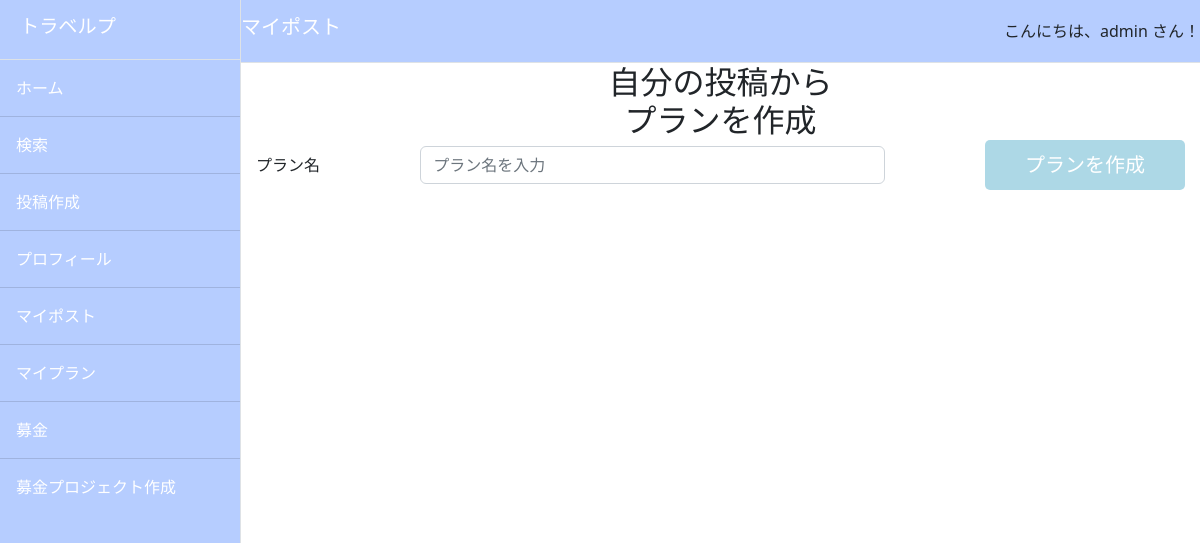
Page /mypost/ (signed in) on the earlier database version.
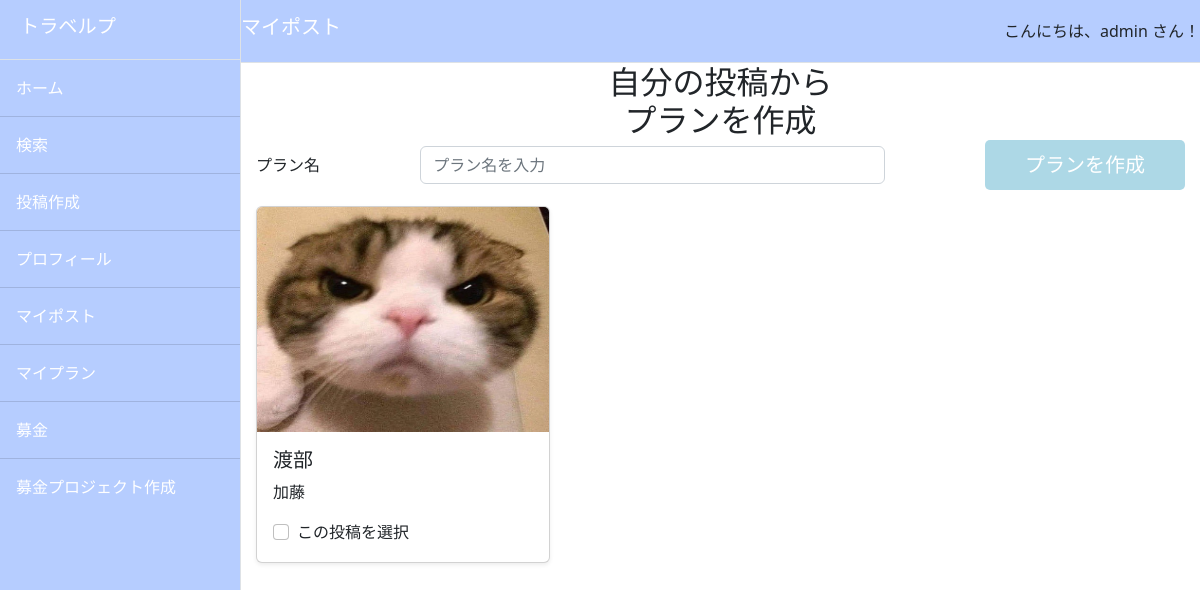
Same page on the later database version.
### travelp/models.py (models this page shows, shortened)
class Post(models.Model):
    user = models.ForeignKey(CustomUser, on_delete=models.SET_NULL, null=True, blank=True)
    title = models.CharField(max_length=200)
    comment = models.TextField()
    created_at = models.DateTimeField(auto_now_add=True)
    caption = models.TextField(verbose_name='場所', blank=True)
    latitude = models.DecimalField(max_digits=9, decimal_places=6, null=True, blank=True)  # 緯度
    longitude = models.DecimalField(max_digits=9, decimal_places=6, null=True, blank=True)  # 経度
    fundraising = models.ForeignKey(Fundraising, null=True, blank=True, on_delete=models.SET_NULL)

class PostImage(models.Model):
    post = models.ForeignKey(Post, related_name='images', on_delete=models.CASCADE)
    image = models.ImageField(upload_to='photos')

### travelp/views.py (the view, shortened to what this page needs)
# urls.py: path('mypost/', views.mypost, name='mypost'),
@login_required
def mypost(request):
    posts = Post.objects.filter(user=request.user).order_by('-created_at')  # 自分の投稿を新しい順で取得
    return render(request, 'mypost.html', {'posts': posts})

### travelp/templates/mypost.html (shortened to what this page needs)
{% extends 'base.html' %}
{% load static %}
{% block header %}マイポスト{% endblock %}
{% block content %}
    <h2 style="width: 80%; margin: 0 auto; text-align: center;">自分の投稿から<br>プランを作成</h2>
    <form id="plan-form" method="POST" action="{% url 'travelp:mypost' %}">
      <div class="mb-3 d-flex align-items-center justify-content-between">
        <label for="plan_name" class="form-label mb-0">プラン名</label>
        <input type="text" id="plan_name" name="plan_name" class="form-control" style="width: 50%;" placeholder="プラン名を入力" required>
        <button type="submit" class="button">プランを作成</button>
      </div>
      <div class="row g-4">
        {% for post in posts %}
          <div class="col-12 col-sm-6 col-md-4">
            <div class="card shadow-sm">
              <img src="{{ post.images.first.image.url }}" class="bd-placeholder-img card-img-top" width="100%" height="225" alt="投稿画像">
              <div class="card-body">
                <h5 class="card-title">{{ post.title|slice:":10" }}{% if post.title|length > 10 %}...{% endif %}</h5>
                <p class="card-text">{{ post.comment|slice:":10" }}{% if post.comment|length > 10 %}...{% endif %}</p>
                <div class="form-check">
                  <input class="form-check-input" type="checkbox" value="{{ post.pk }}" id="post{{ post.pk }}" name="selected_posts">
                  <label class="form-check-label" for="post{{ post.pk }}">
                    この投稿を選択
                  </label>
                </div>
              </div>
            </div>
          </div>
        {% endfor %}
      </div>
    </form>
{% endblock %}

Differences in the rows shown:
added Post: images.first.image (picture), title "渡部", comment "加藤"
